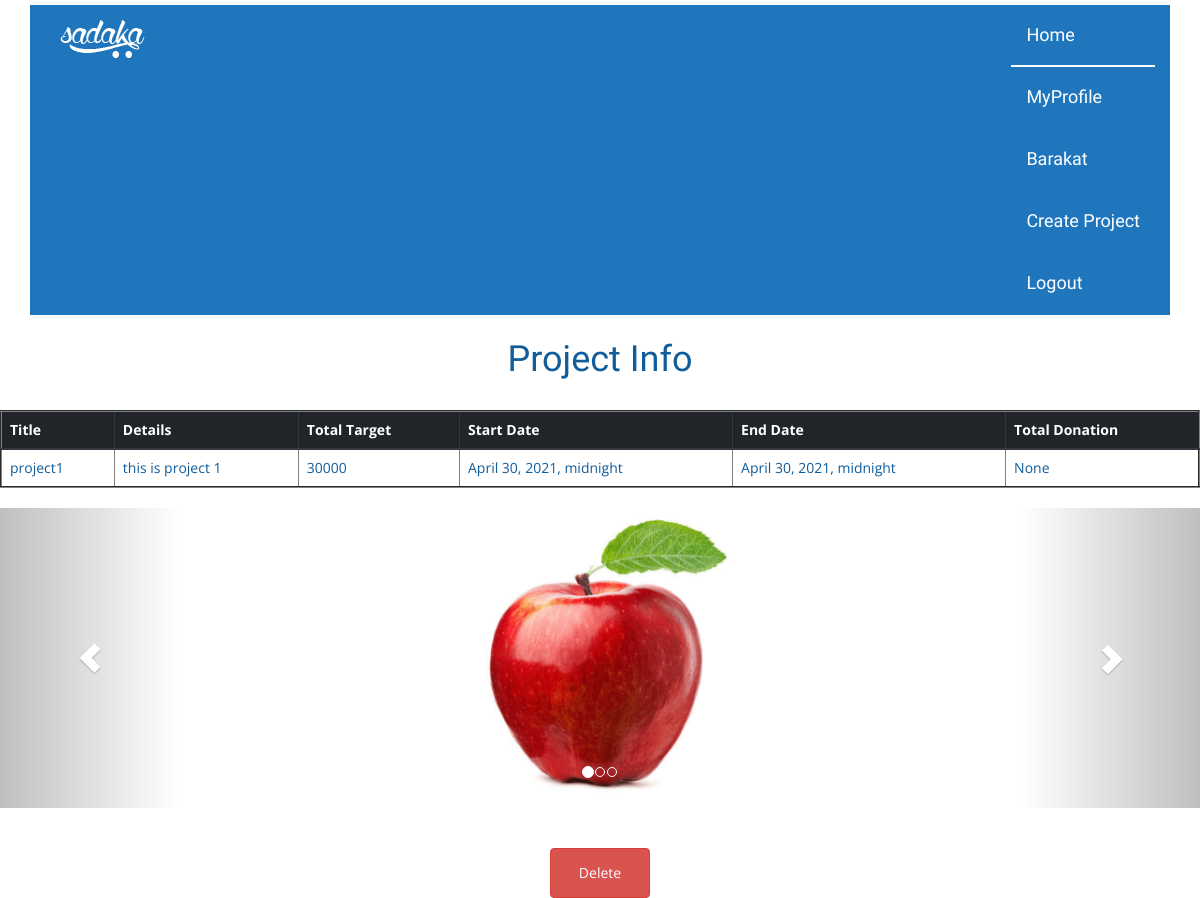
The app's page /userprojects/view/4/1 (signed in) with its own data.
### users/models.py (models this page shows)
class Users(AbstractBaseUser, PermissionsMixin):
    phone_regex = RegexValidator(regex=r'^01[1|0|2|5][0-9]{8}$',message='phone must be an egyptian phone number...')
    username = models.CharField(verbose_name="user_name" ,null=False, max_length=50)
    first_name = models.CharField(verbose_name="first_name" ,null=False, max_length=50)
    last_name = models.CharField(verbose_name= "last_name" ,null=False, max_length=50)
    email = models.EmailField(verbose_name='email', null=False, max_length=150,unique=True)
    phone = models.CharField(verbose_name="phone",null=True,validators=[phone_regex],max_length=14)
    photo = models.ImageField(verbose_name="photo",upload_to='images')
    is_active = models.BooleanField(default=False)
    date_birth = models.DateField(null=True)
    facebook_link = models.URLField(null=True)
    country = models.CharField(max_length=50, null=True)
    is_staff = models.BooleanField(default=False)
    is_superuser = models.BooleanField(default=False)
    USERNAME_FIELD = 'email'
    REQUIRED_FIELDS = ['username','first_name','last_name','phone']
    objects = CustomAccountManager()

### projects/models/project.py (models this page shows, shortened)
class Project(models.Model):
    user=models.ForeignKey(Users,on_delete=models.CASCADE)
    title=models.CharField(max_length=70)
    details=models.CharField(max_length=250)
    category=models.ForeignKey('Category',on_delete=models.CASCADE)
    total_target=models.IntegerField()
    start_date=models.DateTimeField()
    end_date=models.DateTimeField()
    report = models.IntegerField(default=0)
    admin = models.BooleanField(default=False)

### projects/models/picture.py (models this page shows)
class Picture(models.Model):
    photo = models.ImageField(upload_to='projects/static/img/projects/', null=True)
    project=models.ForeignKey('Project',on_delete=models.CASCADE)

### projects/views/project.py (the view)
# urls.py: path('userprojects/view/<user_id>/<project_id>', project.viewUserProject, name="user_project"),
@login_required(login_url='/login')
def viewUserProject(request ,user_id,project_id):
    project=Project.objects.get(id=project_id)
    images=Picture.objects.filter(project_id=project_id)
    user_id = user_id
    total_donation=Project_Donation.objects.filter(project_id=project_id).aggregate(Sum('donationNumber'))
    target_donation=Project.objects.get(id=project_id).total_target * .25
    return render(request,'projects/user/viewProject.html', {"project": project, "images": images, "user_id": user_id, "total_donation": total_donation, "target_donation":target_donation})

### projects/templates/projects/user/viewProject.html (shortened to what this page needs)
<!DOCTYPE html>
<html lang="en">
<head>
    <link rel="stylesheet" href="https://stackpath.bootstrapcdn.com/bootstrap/4.1.3/css/bootstrap.min.css">
     {% load static %}
    <link rel="stylesheet" href="{% static 'projects/css/bootstrap.min.css' %}">
    <link rel="stylesheet" href="{% static 'projects/css/bootstrap.min.css' %}">
    <link rel="stylesheet" href="{% static 'projects/css/font-awesome.min.css' %}">
    <link rel="stylesheet" href="{% static 'projects/css/owl.carousel.css' %}">
    <link rel="stylesheet" href="{% static 'projects/css/style.css' %}">
</head>
<body>
<header class="main-header">
    <nav class="navbar navbar-static-top">
        <div class="navbar-main">
            <div class="container">
                <div class="navbar-header">
                    <a class="navbar-brand" href="index.html"><img src="assets/images/sadaka-logo.png" alt=""></a>
                </div>
                <div id="navbar" class="navbar-collapse collapse pull-right">
                    <ul class="nav navbar-nav">
                        <li><a class="is-active" href="{% url 'index_page' %}">Home</a></li>
                        <li><a href="{% url 'users:profile' %}">MyProfile</a></li>
                        <li class="#"><a href="#">{{user.username|title}}</a>
                        </li>
                        <li><a href="{% url 'project_add' %}">Create Project</a></li>
                        <li><a href="{% url 'users:logout'%}">Logout</a></li>
                    </ul>
                </div>
            </div>
        </div>
    </nav>
</header>
<h1 class="text-center">Project Info</h1>
<br>
<table border="2" class="table">
    <thead class="thead-dark">
     <tr>
         <th>Title</th>
         <th>Details</th>
         <th>Total Target</th>
         <th>Start Date</th>
         <th>End Date</th>
         <th>Total Donation</th>
     </tr>
    </thead>
     <tr>
         <td>{{ project.title }}</td>
         <td>{{ project.details }}</td>
         <td>{{ project.total_target }}</td>
         <td>{{ project.start_date }}</td>
         <td>{{ project.end_date }}</td>
         <td>{{ total_donation.donationNumber__sum }}</td>
     </tr>
 </table>
    <div id="myCarousel" class="carousel slide" data-ride="carousel">
        <ol class="carousel-indicators">
            <li data-target="#myCarousel" data-slide-to="0" class="active"></li>
            <li data-target="#myCarousel" data-slide-to="1"></li>
            <li data-target="#myCarousel" data-slide-to="2"></li>
        </ol>
        <div class="carousel-inner">
            {% for img in images %}
                <div class="item {% if forloop.first %}active{% endif %}" style="height:300px">
                    <img src="{{ img.photo.url }}" width="300" height="300" style="margin:auto">
                </div>
            {% endfor %}
        </div>
        <a class="left carousel-control" href="#myCarousel" data-slide="prev">
            <span class="glyphicon glyphicon-chevron-left"></span>
        </a>
        <a class="right carousel-control" href="#myCarousel" data-slide="next">
            <span class="glyphicon glyphicon-chevron-right"></span>
        </a>
    </div>
<br><br>
    {% if total_donation.donationNumber__sum < target_donation or total_donation.donationNumber__sum == None %}
        <form action="{% url 'project_delete' project.id  %}" method="POST" enctype="multipart/form-data">
            <div class="text-center">
                <input type="submit" value="Delete" class="btn btn-danger" style="height:50px; width:100px"/>
            </div>
        </form>
    {% endif %}
</body>
</html>

### projects/static/projects/css/style.css (style rules this page uses)
body { font-family: "Open sans", sans-serif; color: #115c9b; }
h1, h2, h3, h4 { font-family: "Dosis", sans-serif; }
a { color: inherit; }
.navbar-static-top { margin: 0; border: 0; color: #fff; }
.navbar-main { margin-bottom: 0; color: #fff; background: #1f76bd; }
.navbar-main .navbar-brand { border-bottom: none !important; }
.navbar-main a:hover, .navbar-main a:active, .navbar-main a:focus, .navbar-main a.is-active { background: none !important; color: inherit; border-bottom: 2px solid #fff; }
.navbar-main li a { font-family: "Dosis", sans-serif; font-size: 18px; padding: 20px 15px; border-bottom: 2px solid transparent; }

### records on screen
Users: username "Barakat"
Project: title "project1", details "this is project 1", total_target "30000", start_date "April 30, 2021, midnight", end_date "April 30, 2021, midnight"
Picture: photo (picture)

### other values on screen
{{ total_donation.donationNumber__sum }} "None"
